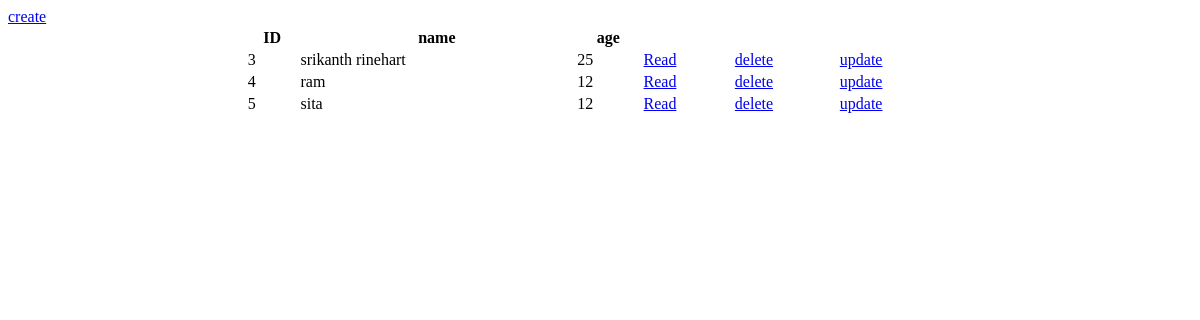
Before: / with the older database file.
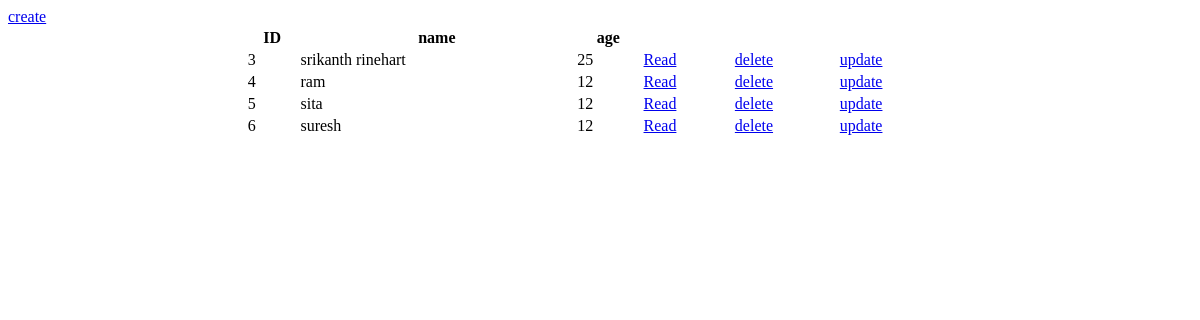
After: the same page with the newer database file.
### app/models.py (models this page shows, shortened)
class Person(models.Model):
    name =models.CharField(max_length=100)
    age= models.PositiveBigIntegerField()

### app/views.py (the view)
# urls.py: path('', views.home,  name='home'),
def home(request):
    all_objs = Person.objects.all()
    return render(request, 'home.html', {'all':all_objs})

### templates/home.html (shortened to what this page needs)
<!DOCTYPE html>
<html lang="en">
<head>
</head>
<body>
    <a href="{% url 'create' %}">create</a>
<center>
<table width="60%">
<tr>
    <th>  ID  </th>
    <th>  name  </th>
    <th> age </th>
</tr>
{% for i in all%}
<tr>
 <td>   {{i.id}}  </td>
<td>   {{i.name}}  </td>
<td>   {{i.age}}  </td>
<td> <a href={% url 'read' i.id %}> Read </a></td>
  <td> <a href={% url 'delete' i.id %}> delete </a>  </td>
 <td> <a href={% url 'update' i.id %}> update </a>  </td>
</tr>
{% endfor %}
</table>
</center>
</body>
</html>

Changed rows visible on the page:
added Person: id "6", name "suresh", age "12"
